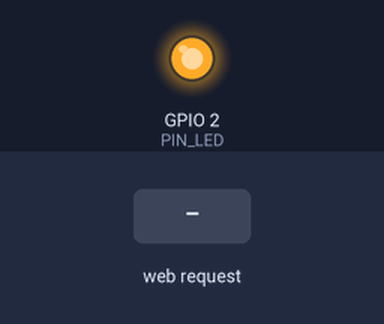
This program was run on a simulated ESP8266 (NodeMCU). Parts: output pins drawn as LEDs (lit = HIGH). The test bench sets the inputs (shaded band). WiFi joins after 1.5 s; servers stay silent unless stated; what the program prints to the serial monitor is not drawn.

Above: at 2.7 s.
2.8 s: HTTP request GET /5/ON received
At 3.5 s:
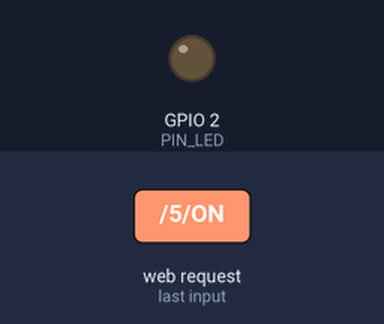
4.3 s: HTTP request GET /5/OFF received
At 4.6 s:
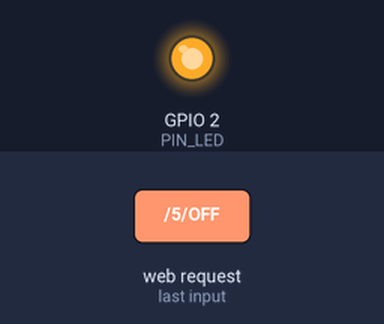
Timing chart, 0 to 7.3 s (numbered marks = the images above; inputs shaded):
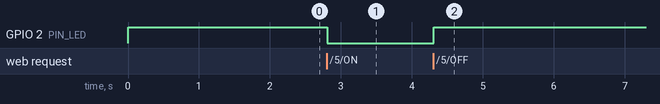

Measured:
- after the input at 2.8 s, GPIO 2 (PIN_LED): HIGH → LOW at once
- after the input at 4.3 s, GPIO 2 (PIN_LED): LOW → HIGH at once

The program:

main.cpp
```cpp
/**********************************************************************
* Filename    : Control LED through Web
* Description : Make an led blinking.
* Auther      : www.freenove.com
* Modification: 2022/05/11
**********************************************************************/
#include <ESP8266WiFi.h>
// Replace with your network credentials
const char* ssid     = "ssid";
const char* password = "password";
// Set web server port number to 80
WiFiServer server(80);
// Variable to store the HTTP request
String header;
// Auxiliar variables to store the current output state
String PIN_LEDState = "OFF";
// Assign output variables to GPIO pins
const int PIN_LED = 2;
// Current time
unsigned long currentTime = millis();
// Previous time
unsigned long previousTime = 0;
// Define timeout time in milliseconds (example: 2000ms = 2s)
const long timeoutTime = 2000;

void setup() {
  Serial.begin(115200);
  // Initialize the output variables as outputs
  pinMode(PIN_LED, OUTPUT);
  // Set outputs to LOW
  digitalWrite(PIN_LED, HIGH);
  // Connect to Wi-Fi network with SSID and password
  Serial.print("Connecting to ");
  Serial.println(ssid);
  WiFi.begin(ssid, password);
  while (WiFi.status() != WL_CONNECTED) {
    delay(500);
    Serial.print(".");
  }
  // Print local IP address and start web server
  Serial.println("");
  Serial.println("WiFi connected.");
  Serial.println("IP address: ");
  Serial.println(WiFi.localIP());
  server.begin();
}
void loop(){
  WiFiClient client = server.available();   // Listen for incoming clients
  if (client) {                        // If a new client connects,
    Serial.println("New Client.");     // print a message out in the serial port
    String currentLine = "";           // make a String to hold incoming data from the client
    currentTime = millis();
    previousTime = currentTime;
    while (client.connected() && currentTime - previousTime <= timeoutTime) { // loop while the client's connected
      currentTime = millis();
      if (client.available()) {             // if there's bytes to read from the client,
        char c = client.read();             // read a byte, then
        Serial.write(c);                    // print it out the serial monitor
        header += c;
        if (c == '\n') {                    // if the byte is a newline character
          // if the current line is blank, you got two newline characters in a row.
          // that's the end of the client HTTP request, so send a response:
          if (currentLine.length() == 0) {
            // HTTP headers always start with a response code (e.g. HTTP/1.1 200 OK)
            // and a content-type so the client knows what's coming, then a blank line:
            client.println("HTTP/1.1 200 OK");
            client.println("Content-type:text/html");
            client.println("Connection: close");
            client.println();
            // turns the GPIOs on and off
            if (header.indexOf("GET /5/ON") >= 0) {
              Serial.println("GPIO 5 ON");
              PIN_LEDState = "ON";
              digitalWrite(PIN_LED, LOW);
            } else if (header.indexOf("GET /5/OFF") >= 0) {
              Serial.println("GPIO 5 OFF");
              PIN_LEDState = "OFF";
              digitalWrite(PIN_LED, HIGH);
            }
            // Display the HTML web page
            client.println("<!DOCTYPE html><html>");
            client.println("<head> <title>ESP8266 Web Server</title> <meta name=\"viewport\" content=\"width=device-width, initial-scale=1\">");
            client.println("<link rel=\"icon\" href=\"data:,\">");
            // CSS to style the on/off buttons
// Feel free to change the background-color and font-size attributes to fit your preferences
            client.println("<style>html {font-family: Helvetica; display:inline-block; margin: 0px auto; text-align: center;}");
            client.println(" h1{color: #0F3376; padding: 2vh;} p{font-size: 1.5rem;}");
            client.println(".button{background-color: #4286f4; display: inline-block; border: none; border-radius: 4px; color: white; padding: 16px 40px;text-decoration: none; font-size: 30px; margin: 2px; cursor: pointer;}");
            client.println(".button2{background-color: #4286f4;display: inline-block; border: none; border-radius: 4px; color: white; padding: 16px 40px;text-decoration: none; font-size: 30px; margin: 2px; cursor: pointer;}</style></head>");
            // Web Page Heading
            client.println("<body><h1>ESP8266 Web Server</h1>");
            client.println("<p>GPIO state: " + PIN_LEDState + "</p>");
            client.println("<p><a href=\"/5/ON\"><button class=\"button button2\">ON</button></a></p>");
            client.println("<p><a href=\"/5/OFF\"><button class=\"button button2\">OFF</button></a></p>");
            client.println("</body></html>");
            // The HTTP response ends with another blank line
            client.println();
            // Break out of the while loop
            break;
          } else { // if you got a newline, then clear currentLine
            currentLine = "";
          }
        } else if (c != '\r') {  // if you got anything else but a carriage return character,
          currentLine += c;      // add it to the end of the currentLine
        }
      }
    }
    // Clear the header variable
    header = "";
    // Close the connection
    client.stop();
    Serial.println("Client disconnected.");
    Serial.println("");
  }
}
```
